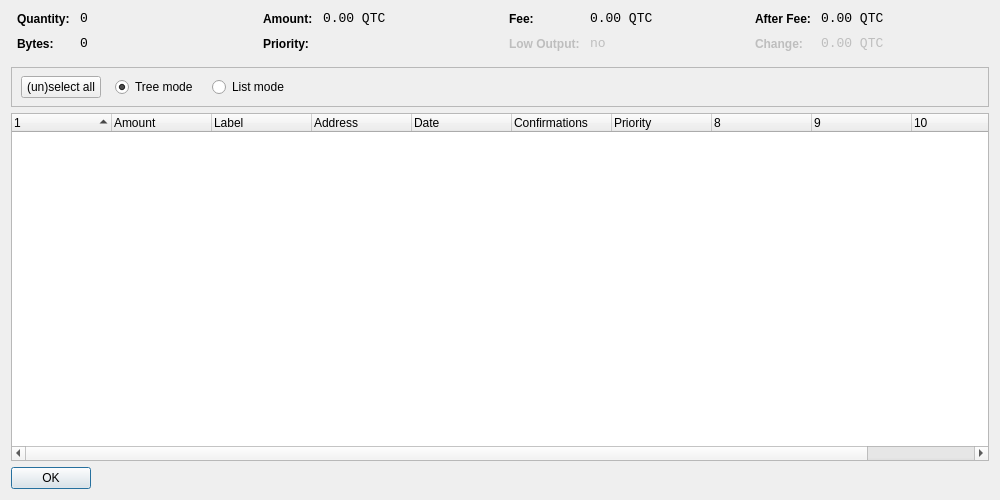
<?xml version="1.0" encoding="UTF-8"?>
<ui version="4.0">
 <class>CoinControlDialog</class>
 <widget class="QDialog" name="CoinControlDialog">
  <property name="geometry">
   <rect>
    <x>0</x>
    <y>0</y>
    <width>1000</width>
    <height>500</height>
   </rect>
  </property>
  <property name="windowTitle">
   <string>Coin Control</string>
  </property>
  <layout class="QVBoxLayout" name="verticalLayout">
   <item>
    <layout class="QHBoxLayout" name="horizontalLayoutTop" stretch="0,0,0,0">
     <property name="topMargin">
      <number>0</number>
     </property>
     <property name="bottomMargin">
      <number>10</number>
     </property>
     <item>
      <layout class="QFormLayout" name="formLayoutCoinControl1">
       <property name="horizontalSpacing">
        <number>10</number>
       </property>
       <property name="verticalSpacing">
        <number>10</number>
       </property>
       <property name="leftMargin">
        <number>6</number>
       </property>
       <property name="rightMargin">
        <number>6</number>
       </property>
       <item row="0" column="0">
        <widget class="QLabel" name="labelCoinControlQuantityText">
         <property name="styleSheet">
          <string notr="true">font-weight:bold;</string>
         </property>
         <property name="text">
          <string>Quantity:</string>
         </property>
        </widget>
       </item>
       <item row="0" column="1">
        <widget class="QLabel" name="labelCoinControlQuantity">
         <property name="font">
          <font>
           <family>Monospace</family>
           <pointsize>10</pointsize>
          </font>
         </property>
         <property name="cursor">
          <cursorShape>IBeamCursor</cursorShape>
         </property>
         <property name="contextMenuPolicy">
          <enum>Qt::ActionsContextMenu</enum>
         </property>
         <property name="text">
          <string notr="true">0</string>
         </property>
         <property name="textInteractionFlags">
          <set>Qt::LinksAccessibleByMouse|Qt::TextSelectableByKeyboard|Qt::TextSelectableByMouse</set>
         </property>
        </widget>
       </item>
       <item row="1" column="0">
        <widget class="QLabel" name="labelCoinControlBytesText">
         <property name="styleSheet">
          <string notr="true">font-weight:bold;</string>
         </property>
         <property name="text">
          <string>Bytes:</string>
         </property>
        </widget>
       </item>
       <item row="1" column="1">
        <widget class="QLabel" name="labelCoinControlBytes">
         <property name="font">
          <font>
           <family>Monospace</family>
           <pointsize>10</pointsize>
          </font>
         </property>
         <property name="cursor">
          <cursorShape>IBeamCursor</cursorShape>
         </property>
         <property name="contextMenuPolicy">
          <enum>Qt::ActionsContextMenu</enum>
         </property>
         <property name="text">
          <string notr="true">0</string>
         </property>
         <property name="textInteractionFlags">
          <set>Qt::LinksAccessibleByMouse|Qt::TextSelectableByKeyboard|Qt::TextSelectableByMouse</set>
         </property>
        </widget>
       </item>
      </layout>
     </item>
     <item>
      <layout class="QFormLayout" name="formLayoutCoinControl2">
       <property name="horizontalSpacing">
        <number>10</number>
       </property>
       <property name="verticalSpacing">
        <number>10</number>
       </property>
       <property name="leftMargin">
        <number>6</number>
       </property>
       <property name="rightMargin">
        <number>6</number>
       </property>
       <item row="0" column="0">
        <widget class="QLabel" name="labelCoinControlAmountText">
         <property name="styleSheet">
          <string notr="true">font-weight:bold;</string>
         </property>
         <property name="text">
          <string>Amount:</string>
         </property>
        </widget>
       </item>
       <item row="0" column="1">
        <widget class="QLabel" name="labelCoinControlAmount">
         <property name="font">
          <font>
           <family>Monospace</family>
           <pointsize>10</pointsize>
          </font>
         </property>
         <property name="cursor">
          <cursorShape>IBeamCursor</cursorShape>
         </property>
         <property name="contextMenuPolicy">
          <enum>Qt::ActionsContextMenu</enum>
         </property>
         <property name="text">
          <string notr="true">0.00 QTC</string>
         </property>
         <property name="textInteractionFlags">
          <set>Qt::LinksAccessibleByMouse|Qt::TextSelectableByKeyboard|Qt::TextSelectableByMouse</set>
         </property>
        </widget>
       </item>
       <item row="1" column="0">
        <widget class="QLabel" name="labelCoinControlPriorityText">
         <property name="styleSheet">
          <string notr="true">font-weight:bold;</string>
         </property>
         <property name="text">
          <string>Priority:</string>
         </property>
        </widget>
       </item>
       <item row="1" column="1">
        <widget class="QLabel" name="labelCoinControlPriority">
         <property name="font">
          <font>
           <family>Monospace</family>
           <pointsize>10</pointsize>
          </font>
         </property>
         <property name="cursor">
          <cursorShape>IBeamCursor</cursorShape>
         </property>
         <property name="contextMenuPolicy">
          <enum>Qt::ActionsContextMenu</enum>
         </property>
         <property name="text">
          <string/>
         </property>
         <property name="textInteractionFlags">
          <set>Qt::LinksAccessibleByMouse|Qt::TextSelectableByKeyboard|Qt::TextSelectableByMouse</set>
         </property>
        </widget>
       </item>
      </layout>
     </item>
     <item>
      <layout class="QFormLayout" name="formLayoutCoinControl3">
       <property name="horizontalSpacing">
        <number>10</number>
       </property>
       <property name="verticalSpacing">
        <number>10</number>
       </property>
       <property name="leftMargin">
        <number>6</number>
       </property>
       <property name="rightMargin">
        <number>6</number>
       </property>
       <item row="0" column="0">
        <widget class="QLabel" name="labelCoinControlFeeText">
         <property name="styleSheet">
          <string notr="true">font-weight:bold;</string>
         </property>
         <property name="text">
          <string>Fee:</string>
         </property>
        </widget>
       </item>
       <item row="0" column="1">
        <widget class="QLabel" name="labelCoinControlFee">
         <property name="font">
          <font>
           <family>Monospace</family>
           <pointsize>10</pointsize>
          </font>
         </property>
         <property name="cursor">
          <cursorShape>IBeamCursor</cursorShape>
         </property>
         <property name="contextMenuPolicy">
          <enum>Qt::ActionsContextMenu</enum>
         </property>
         <property name="text">
          <string notr="true">0.00 QTC</string>
         </property>
         <property name="textInteractionFlags">
          <set>Qt::LinksAccessibleByMouse|Qt::TextSelectableByKeyboard|Qt::TextSelectableByMouse</set>
         </property>
        </widget>
       </item>
       <item row="1" column="0">
        <widget class="QLabel" name="labelCoinControlLowOutputText">
         <property name="enabled">
          <bool>false</bool>
         </property>
         <property name="styleSheet">
          <string notr="true">font-weight:bold;</string>
         </property>
         <property name="text">
          <string>Low Output:</string>
         </property>
        </widget>
       </item>
       <item row="1" column="1">
        <widget class="QLabel" name="labelCoinControlLowOutput">
         <property name="enabled">
          <bool>false</bool>
         </property>
         <property name="font">
          <font>
           <family>Monospace</family>
           <pointsize>10</pointsize>
          </font>
         </property>
         <property name="cursor">
          <cursorShape>IBeamCursor</cursorShape>
         </property>
         <property name="contextMenuPolicy">
          <enum>Qt::ActionsContextMenu</enum>
         </property>
         <property name="text">
          <string notr="true">no</string>
         </property>
         <property name="textInteractionFlags">
          <set>Qt::LinksAccessibleByMouse|Qt::TextSelectableByKeyboard|Qt::TextSelectableByMouse</set>
         </property>
        </widget>
       </item>
      </layout>
     </item>
     <item>
      <layout class="QFormLayout" name="formLayoutCoinControl4">
       <property name="horizontalSpacing">
        <number>10</number>
       </property>
       <property name="verticalSpacing">
        <number>10</number>
       </property>
       <property name="leftMargin">
        <number>6</number>
       </property>
       <property name="rightMargin">
        <number>6</number>
       </property>
       <item row="0" column="0">
        <widget class="QLabel" name="labelCoinControlAfterFeeText">
         <property name="styleSheet">
          <string notr="true">font-weight:bold;</string>
         </property>
         <property name="text">
          <string>After Fee:</string>
         </property>
        </widget>
       </item>
       <item row="0" column="1">
        <widget class="QLabel" name="labelCoinControlAfterFee">
         <property name="font">
          <font>
           <family>Monospace</family>
           <pointsize>10</pointsize>
          </font>
         </property>
         <property name="cursor">
          <cursorShape>IBeamCursor</cursorShape>
         </property>
         <property name="contextMenuPolicy">
          <enum>Qt::ActionsContextMenu</enum>
         </property>
         <property name="text">
          <string notr="true">0.00 QTC</string>
         </property>
         <property name="textInteractionFlags">
          <set>Qt::LinksAccessibleByMouse|Qt::TextSelectableByKeyboard|Qt::TextSelectableByMouse</set>
         </property>
        </widget>
       </item>
       <item row="1" column="0">
        <widget class="QLabel" name="labelCoinControlChangeText">
         <property name="enabled">
          <bool>false</bool>
         </property>
         <property name="styleSheet">
          <string notr="true">font-weight:bold;</string>
         </property>
         <property name="text">
          <string>Change:</string>
         </property>
        </widget>
       </item>
       <item row="1" column="1">
        <widget class="QLabel" name="labelCoinControlChange">
         <property name="enabled">
          <bool>false</bool>
         </property>
         <property name="font">
          <font>
           <family>Monospace</family>
           <pointsize>10</pointsize>
          </font>
         </property>
         <property name="cursor">
          <cursorShape>IBeamCursor</cursorShape>
         </property>
         <property name="contextMenuPolicy">
          <enum>Qt::ActionsContextMenu</enum>
         </property>
         <property name="text">
          <string notr="true">0.00 QTC</string>
         </property>
         <property name="textInteractionFlags">
          <set>Qt::LinksAccessibleByMouse|Qt::TextSelectableByKeyboard|Qt::TextSelectableByMouse</set>
         </property>
        </widget>
       </item>
      </layout>
     </item>
    </layout>
   </item>
   <item>
    <widget class="QFrame" name="frame">
     <property name="minimumSize">
      <size>
       <width>0</width>
       <height>40</height>
      </size>
     </property>
     <property name="frameShape">
      <enum>QFrame::StyledPanel</enum>
     </property>
     <property name="frameShadow">
      <enum>QFrame::Sunken</enum>
     </property>
     <widget class="QWidget" name="horizontalLayoutWidget">
      <property name="geometry">
       <rect>
        <x>10</x>
        <y>0</y>
        <width>781</width>
        <height>41</height>
       </rect>
      </property>
      <layout class="QHBoxLayout" name="horizontalLayoutPanel" stretch="0,0,0,0,0">
       <property name="spacing">
        <number>14</number>
       </property>
       <item>
        <widget class="QPushButton" name="pushButtonSelectAll">
         <property name="sizePolicy">
          <sizepolicy hsizetype="Maximum" vsizetype="Fixed">
           <horstretch>0</horstretch>
           <verstretch>0</verstretch>
          </sizepolicy>
         </property>
         <property name="text">
          <string>(un)select all</string>
         </property>
        </widget>
       </item>
       <item>
        <widget class="QRadioButton" name="radioTreeMode">
         <property name="sizePolicy">
          <sizepolicy hsizetype="Maximum" vsizetype="Fixed">
           <horstretch>0</horstretch>
           <verstretch>0</verstretch>
          </sizepolicy>
         </property>
         <property name="text">
          <string>Tree mode</string>
         </property>
         <property name="checked">
          <bool>true</bool>
         </property>
        </widget>
       </item>
       <item>
        <widget class="QRadioButton" name="radioListMode">
         <property name="sizePolicy">
          <sizepolicy hsizetype="Maximum" vsizetype="Fixed">
           <horstretch>0</horstretch>
           <verstretch>0</verstretch>
          </sizepolicy>
         </property>
         <property name="text">
          <string>List mode</string>
         </property>
        </widget>
       </item>
       <item>
        <spacer name="horizontalSpacer">
         <property name="orientation">
          <enum>Qt::Horizontal</enum>
         </property>
         <property name="sizeHint" stdset="0">
          <size>
           <width>40</width>
           <height>20</height>
          </size>
         </property>
        </spacer>
       </item>
      </layout>
     </widget>
    </widget>
   </item>
   <item>
    <widget class="CoinControlTreeWidget" name="treeWidget">
     <property name="contextMenuPolicy">
      <enum>Qt::CustomContextMenu</enum>
     </property>
     <property name="sortingEnabled">
      <bool>false</bool>
     </property>
     <property name="columnCount">
      <number>11</number>
     </property>
     <attribute name="headerShowSortIndicator" stdset="0">
      <bool>true</bool>
     </attribute>
     <attribute name="headerStretchLastSection">
      <bool>false</bool>
     </attribute>
     <column>
      <property name="text">
       <string/>
      </property>
     </column>
     <column>
      <property name="text">
       <string>Amount</string>
      </property>
     </column>
     <column>
      <property name="text">
       <string>Label</string>
      </property>
     </column>
     <column>
      <property name="text">
       <string>Address</string>
      </property>
     </column>
     <column>
      <property name="text">
       <string>Date</string>
      </property>
     </column>
     <column>
      <property name="text">
       <string>Confirmations</string>
      </property>
      <property name="toolTip">
       <string>Confirmed</string>
      </property>
     </column>
     <column>
      <property name="text">
       <string>Priority</string>
      </property>
     </column>
     <column>
      <property name="text">
       <string/>
      </property>
     </column>
     <column>
      <property name="text">
       <string/>
      </property>
     </column>
     <column>
      <property name="text">
       <string/>
      </property>
     </column>
     <column>
      <property name="text">
       <string/>
      </property>
     </column>
    </widget>
   </item>
   <item>
    <widget class="QDialogButtonBox" name="buttonBox">
     <property name="sizePolicy">
      <sizepolicy hsizetype="Maximum" vsizetype="Fixed">
       <horstretch>0</horstretch>
       <verstretch>0</verstretch>
      </sizepolicy>
     </property>
     <property name="orientation">
      <enum>Qt::Horizontal</enum>
     </property>
     <property name="standardButtons">
      <set>QDialogButtonBox::Ok</set>
     </property>
    </widget>
   </item>
  </layout>
 </widget>
 <customwidgets>
  <customwidget>
   <class>CoinControlTreeWidget</class>
   <extends>QTreeWidget</extends>
   <header>coincontroltreewidget.h</header>
  </customwidget>
 </customwidgets>
 <resources/>
 <connections/>
</ui>
